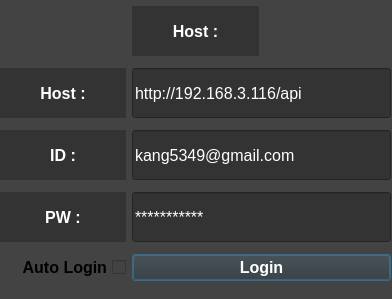
<?xml version="1.0" encoding="UTF-8"?>
<ui version="4.0">
 <class>Dialog</class>
 <widget class="QDialog" name="Dialog">
  <property name="geometry">
   <rect>
    <x>0</x>
    <y>0</y>
    <width>392</width>
    <height>299</height>
   </rect>
  </property>
  <property name="windowTitle">
   <string>Dialog</string>
  </property>
  <property name="styleSheet">
   <string notr="true">background-color: rgb(67, 67, 67);</string>
  </property>
  <widget class="QWidget" name="gridLayoutWidget">
   <property name="geometry">
    <rect>
     <x>0</x>
     <y>0</y>
     <width>391</width>
     <height>291</height>
    </rect>
   </property>
   <layout class="QGridLayout" name="gridLayout">
    <item row="3" column="0">
     <widget class="QLabel" name="PW">
      <property name="maximumSize">
       <size>
        <width>16777215</width>
        <height>50</height>
       </size>
      </property>
      <property name="font">
       <font>
        <pointsize>12</pointsize>
        <weight>75</weight>
        <bold>true</bold>
       </font>
      </property>
      <property name="styleSheet">
       <string notr="true">background-color: rgb(51, 51, 51);
color: white;</string>
      </property>
      <property name="text">
       <string>PW :</string>
      </property>
      <property name="alignment">
       <set>Qt::AlignCenter</set>
      </property>
     </widget>
    </item>
    <item row="4" column="0">
     <widget class="QCheckBox" name="Auto_Login_Check">
      <property name="maximumSize">
       <size>
        <width>16777215</width>
        <height>16777215</height>
       </size>
      </property>
      <property name="font">
       <font>
        <pointsize>12</pointsize>
        <weight>75</weight>
        <bold>true</bold>
       </font>
      </property>
      <property name="layoutDirection">
       <enum>Qt::RightToLeft</enum>
      </property>
      <property name="text">
       <string>Auto Login</string>
      </property>
     </widget>
    </item>
    <item row="0" column="2">
     <widget class="QLabel" name="Name_2">
      <property name="maximumSize">
       <size>
        <width>300</width>
        <height>50</height>
       </size>
      </property>
      <property name="font">
       <font>
        <pointsize>12</pointsize>
        <weight>75</weight>
        <bold>true</bold>
       </font>
      </property>
      <property name="styleSheet">
       <string notr="true">background-color: rgb(51, 51, 51);
color: white;</string>
      </property>
      <property name="text">
       <string>Host :</string>
      </property>
      <property name="alignment">
       <set>Qt::AlignCenter</set>
      </property>
     </widget>
    </item>
    <item row="1" column="0">
     <widget class="QLabel" name="Name">
      <property name="maximumSize">
       <size>
        <width>16777215</width>
        <height>50</height>
       </size>
      </property>
      <property name="font">
       <font>
        <pointsize>12</pointsize>
        <weight>75</weight>
        <bold>true</bold>
       </font>
      </property>
      <property name="styleSheet">
       <string notr="true">background-color: rgb(51, 51, 51);
color: white;</string>
      </property>
      <property name="text">
       <string>Host :</string>
      </property>
      <property name="alignment">
       <set>Qt::AlignCenter</set>
      </property>
     </widget>
    </item>
    <item row="2" column="0">
     <widget class="QLabel" name="ID">
      <property name="maximumSize">
       <size>
        <width>16777215</width>
        <height>50</height>
       </size>
      </property>
      <property name="font">
       <font>
        <pointsize>12</pointsize>
        <weight>75</weight>
        <bold>true</bold>
       </font>
      </property>
      <property name="styleSheet">
       <string notr="true">background-color: rgb(51, 51, 51);
color: white;</string>
      </property>
      <property name="text">
       <string>ID :</string>
      </property>
      <property name="alignment">
       <set>Qt::AlignCenter</set>
      </property>
     </widget>
    </item>
    <item row="3" column="2" colspan="2">
     <widget class="QLineEdit" name="PW_Box">
      <property name="maximumSize">
       <size>
        <width>300</width>
        <height>50</height>
       </size>
      </property>
      <property name="font">
       <font>
        <pointsize>12</pointsize>
        <weight>50</weight>
        <bold>false</bold>
       </font>
      </property>
      <property name="styleSheet">
       <string notr="true">background-color: rgb(51, 51, 51);
color: white;</string>
      </property>
      <property name="text">
       <string>***********</string>
      </property>
     </widget>
    </item>
    <item row="1" column="2" colspan="2">
     <widget class="QLineEdit" name="Name_Box">
      <property name="maximumSize">
       <size>
        <width>300</width>
        <height>50</height>
       </size>
      </property>
      <property name="font">
       <font>
        <pointsize>12</pointsize>
        <weight>50</weight>
        <bold>false</bold>
       </font>
      </property>
      <property name="styleSheet">
       <string notr="true">background-color: rgb(51, 51, 51);
color: white;</string>
      </property>
      <property name="text">
       <string>http://192.168.3.116/api</string>
      </property>
     </widget>
    </item>
    <item row="4" column="2" colspan="2">
     <widget class="QPushButton" name="Login_Button">
      <property name="maximumSize">
       <size>
        <width>300</width>
        <height>100</height>
       </size>
      </property>
      <property name="font">
       <font>
        <pointsize>12</pointsize>
        <weight>75</weight>
        <bold>true</bold>
       </font>
      </property>
      <property name="layoutDirection">
       <enum>Qt::LeftToRight</enum>
      </property>
      <property name="styleSheet">
       <string notr="true">background-color: rgb(51, 51, 51);
color: white;</string>
      </property>
      <property name="text">
       <string>Login</string>
      </property>
     </widget>
    </item>
    <item row="2" column="2" colspan="2">
     <widget class="QLineEdit" name="ID_Box">
      <property name="maximumSize">
       <size>
        <width>300</width>
        <height>50</height>
       </size>
      </property>
      <property name="font">
       <font>
        <pointsize>12</pointsize>
        <weight>50</weight>
        <bold>false</bold>
       </font>
      </property>
      <property name="styleSheet">
       <string notr="true">background-color: rgb(51, 51, 51);
color: white;</string>
      </property>
      <property name="text">
       <string>kang5349@gmail.com</string>
      </property>
     </widget>
    </item>
   </layout>
  </widget>
 </widget>
 <resources/>
 <connections/>
</ui>
